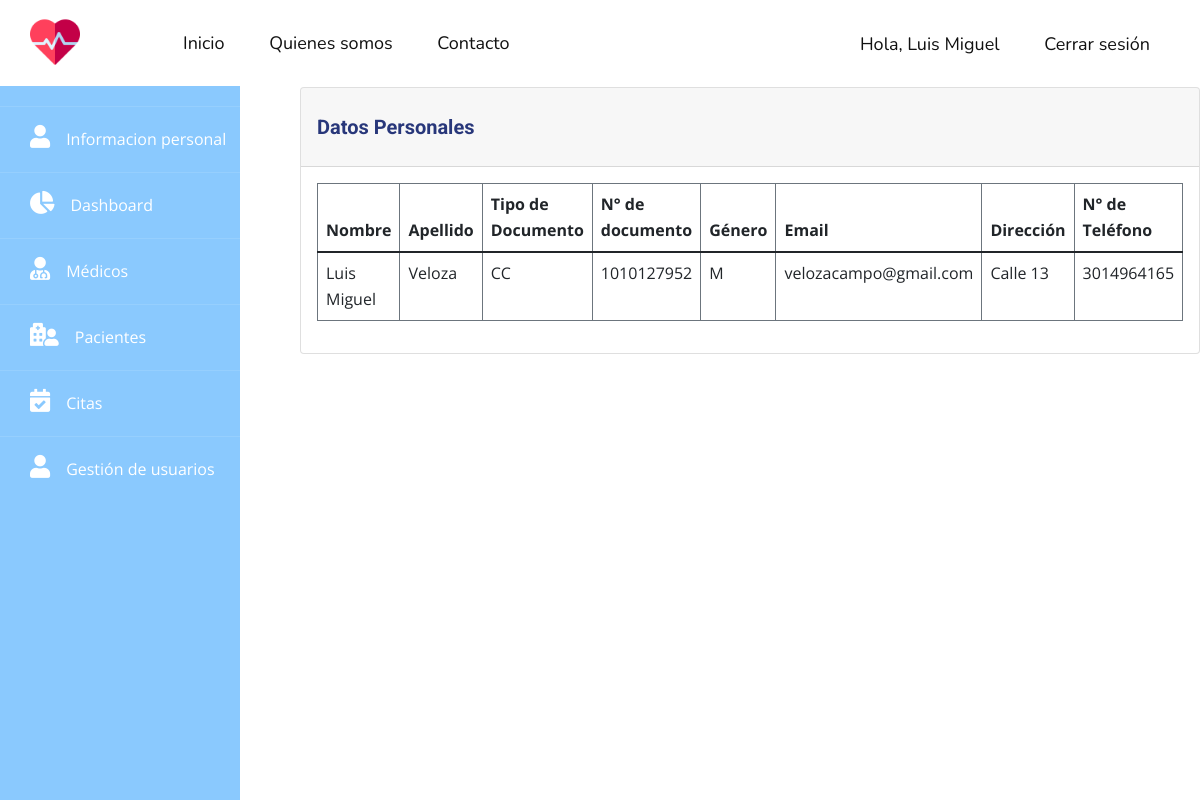
The page /profile (signed in) on the database as committed earlier.
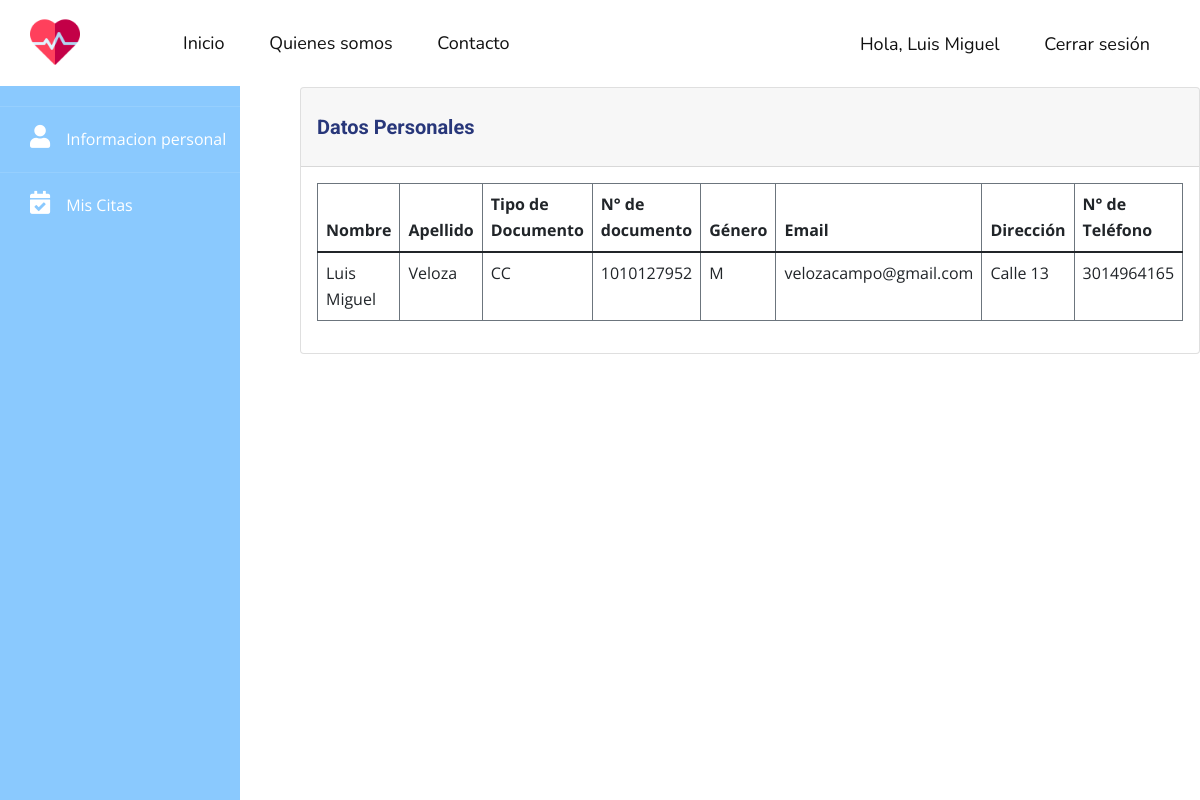
The same page on the database as committed later.
### tables this page shows
CREATE TABLE users (id INTEGER PRIMARY KEY AUTOINCREMENT NOT NULL UNIQUE, first_name VARCHAR NOT NULL, last_name VARCHAR NOT NULL, email VARCHAR UNIQUE NOT NULL, phone VARCHAR, document_type VARCHAR (2) NOT NULL, document_number INTEGER NOT NULL UNIQUE, gender CHAR NOT NULL, address VARCHAR NOT NULL, password VARCHAR NOT NULL, role INTEGER NOT NULL, status INTEGER NOT NULL DEFAULT (1));

### app.py (the view)
@app.route('/profile', methods=('GET', 'POST'))
@login_required
def profile():
    return render_template('profile.html')

### app.py (called while the page is built)
def login_required(view):
    @functools.wraps(view)
    def wrapped_view(**kwargs):
        if g.user is None:
            return redirect(url_for('login'))
        return view(**kwargs)
    return wrapped_view

@app.before_request
def load_logged_in_user():
    user_id = session.get('user_id')
    if user_id is None:
        g.user = None
    else:
        db = get_db()
        g.user = db.execute('SELECT * FROM users WHERE id = ?', (user_id,)).fetchone()

### db.py (called while the page is built)
def get_db():
    try:
        if 'db' not in g:
            g.db = sqlite3.connect('hospital.db')
        return g.db
    except Error:
        print(Error)

### templates/profile.html (shortened to what this page needs)
{% extends "layout.html" %}
{% block content %}
    {% include '/template-parts/sidebar.html' %}
    <div class="main">
        <div class="card">
            <div class="card-header">
                <h2>Datos Personales</h2>
            </div>
            <div class="card-body">
                <table class="table table-bordered border-secondary">
                    <thead>
                    <tr>
                        <th scope="col">Nombre</th>
                        <th scope="col">Apellido</th>
                        <th scope="col">Tipo de Documento</th>
                        <th scope="col">N° de documento</th>
                        <th scope="col">Género</th>
                        <th scope="col">Email</th>
                        <th scope="col">Dirección</th>
                        <th scope="col">N° de Teléfono</th>
                    </tr>
                    </thead>
                    <tbody>
                    <tr>
                        <td>{{ g.user[1] }}</td>
                        <td>{{ g.user[2] }}</td>
                        <td>{{ g.user[5] }}</td>
                        <td>{{ g.user[6] }}</td>
                        <td>{{ g.user[7] }}</td>
                        <td>{{ g.user[3] }}</td>
                        <td>{{ g.user[8] }}</td>
                        <td>{{ g.user[4] }}</td>
                    </tr>
                    </tbody>
                </table>
            </div>
        </div>
    </div>
{% endblock %}

### templates/layout.html (shortened to what this page needs)
<!DOCTYPE html>
<html style="font-size: 16px;" lang="es">
<head>
    <link href="https://cdn.jsdelivr.net/npm/bootstrap@5.1.3/dist/css/bootstrap.min.css" rel="stylesheet"
>
    <link rel="stylesheet" href={{ url_for('static', filename="css/nicepage.css") }} media="screen">
    <link rel="stylesheet" href={{ url_for('static', filename="css/app.css") }} media="screen">
    <link href="https://cdnjs.cloudflare.com/ajax/libs/font-awesome/5.13.0/css/all.min.css" rel="stylesheet">
</head>
<body data-home-page="index.html" data-home-page-title="Inicio" class="u-body">
{% include '/template-parts/header.html' %}
{% block content %}{% endblock %}
</body>
</html>

### templates/template-parts/header.html (shortened to what this page needs)
<header class="u-clearfix u-header u-header" id="sec-f901">
    <div class="u-clearfix u-sheet u-sheet-1">
        <a href="{{ url_for('index') }}" class="u-image u-logo u-image-1" data-image-width="512"
           data-image-height="512">
            <img src="{{ url_for('static', filename="images/cardiogram.png") }}" class="u-logo-image u-logo-image-1"
                 alt="">
        </a>
        <nav class="u-menu u-menu-dropdown u-offcanvas u-menu-1">
            <div class="u-custom-menu u-nav-container">
                <ul class="u-custom-font u-nav u-unstyled u-nav-1">
                    <li class="u-nav-item">
                        <a class="u-active-custom-color-2 u-button-style u-hover-custom-color-1 u-nav-link u-text-active-black u-text-hover-white"
                           href="{{ url_for('index') }}" style="padding: 10px 20px;">Inicio</a>
                    </li>
                    <li class="u-nav-item">
                        <a class="u-active-custom-color-2 u-button-style u-hover-custom-color-1 u-nav-link u-text-active-black u-text-hover-white"
                           href="{{ url_for('about_us') }}" style="padding: 10px 20px;">Quienes somos</a>
                    </li>
                    <li class="u-nav-item">
                        <a class="u-active-custom-color-2 u-button-style u-hover-custom-color-1 u-nav-link u-text-active-black u-text-hover-white"
                           href="{{ url_for('contact_us') }}" style="padding: 10px 20px;">Contacto</a>
                    </li>
                </ul>
            </div>
        </nav>
        <nav class="u-menu u-menu-dropdown u-offcanvas u-menu-2">
            <div class="u-custom-menu u-nav-container">
                <ul class="u-custom-font u-nav u-unstyled u-nav-3">
                    {% if not g.user %}
                        <li class="u-nav-item"><a
                                class="u-active-custom-color-2 u-button-style u-hover-custom-color-1 u-nav-link u-text-active-black u-text-hover-white"
                                href="{{ url_for('login') }}" style="padding: 10px 20px;">Iniciar sesión</a>
                        </li>
                        <li class="u-nav-item"><a
                                class="u-active-custom-color-2 u-button-style u-hover-custom-color-1 u-nav-link u-text-active-black u-text-hover-white"
                                href="{{ url_for('register') }}" style="padding: 10px 20px;">Registrarse</a>
                        </li>
                    {% else %}
                        <li class="u-nav-item"><a
                                class="u-active-custom-color-2 u-button-style u-hover-custom-color-1 u-nav-link u-text-active-black u-text-hover-white"
                                href="{{ url_for('dashboard') }}" style="padding: 10px 20px;">Hola, {{ g.user[1] }}</a>
                        </li>
                        <li class="u-nav-item"><a
                                class="u-active-custom-color-2 u-button-style u-hover-custom-color-1 u-nav-link u-text-active-black u-text-hover-white"
                                href="{{ url_for('logout') }}" style="padding: 10px 20px;">Cerrar sesión</a>
                        </li>
                    {% endif %}
                </ul>
            </div>
        </nav>
    </div>
</header>

### templates/template-parts/sidebar.html
<div class="sidebar">
    <ul>
        <li><a href="{{ url_for('profile') }}"><i class="fas fa-user"></i>Informacion personal</a></li>
        {% if g.user[10] == 1 %}
            <li><a href="{{ url_for('dashboard') }}"><i class="fas fa-chart-pie"></i>Dashboard</a></li>
            <li><a href="{{ url_for('doctors') }}"><i class="fas fa-user-md"></i>Médicos</a></li>
            <li><a href="{{ url_for('patients') }}"><i class="fas fa-hospital-user"></i>Pacientes</a></li>
            <li><a href="{{ url_for('appointments') }}"><i class="fas fa-calendar-check"></i>Citas</a></li>
            <li><a href="{{ url_for('all_users') }}"><i class="fas fa-user"></i>Gestión de usuarios</a></li>
        {% elif g.user[10] == 2 %}
            <li><a href="{{ url_for('patients') }}"><i class="fas fa-hospital-user"></i>Mis pacientes</a></li>
            <li><a href="{{ url_for('appointments') }}"><i class="fas fa-calendar-check"></i>Mis Citas</a></li>
        {% elif g.user[10] == 3 %}
            <li><a href="{{ url_for('appointments') }}"><i class="fas fa-calendar-check"></i>Mis Citas</a></li>
        {% endif %}
    </ul>
</div>

### static/css/app.css (style rules this page uses)
* { margin: 0; padding: 0; text-decoration: none; }
.sidebar { position: absolute; top: 86px; width: 240px; left: 0px; height: calc(100% - 86px); background: #8ac9fe; transition: all .5s ease; }
.sidebar a { display: block; height: 100%; width: 100%; color: white; line-height: 65px; padding-left: 30px; box-sizing: border-box; border-top: 1px solid rgba(255, 255, 255, .1); transition: all .5s ease; }
.sidebar a i { font-size: 23px; margin-right: 16px; }
li { list-style: none; }
ul { padding-left: 0; }
.sidebar + .main { margin-left: 300px; }
.sidebar + .main h2 { color: #28377a; font-size: 20px; font-weight: bold; }

Rows that differ between the two databases and show on the page:
changed users "Luis Miguel": role 1 → 3 (drawn)
Other text that changed with them:
text no longer shown: "Dashboard Médicos Pacientes Citas Gestión de usuarios"
text now shown: "Mis Citas"
